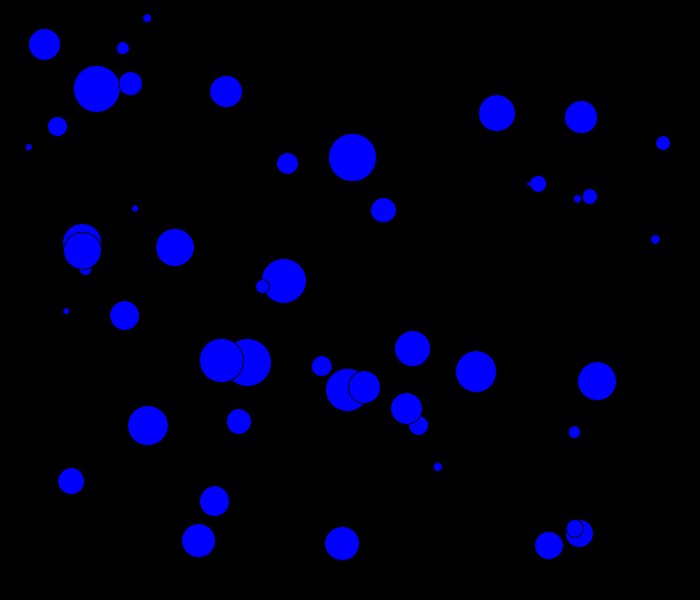
Frame 1 (no input)
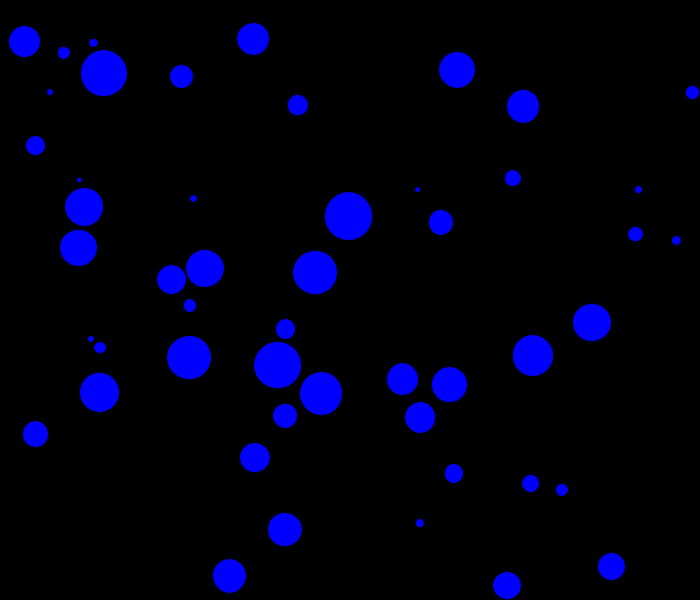
Frame 60 (the mouse pressed at the canvas centre just before this capture)
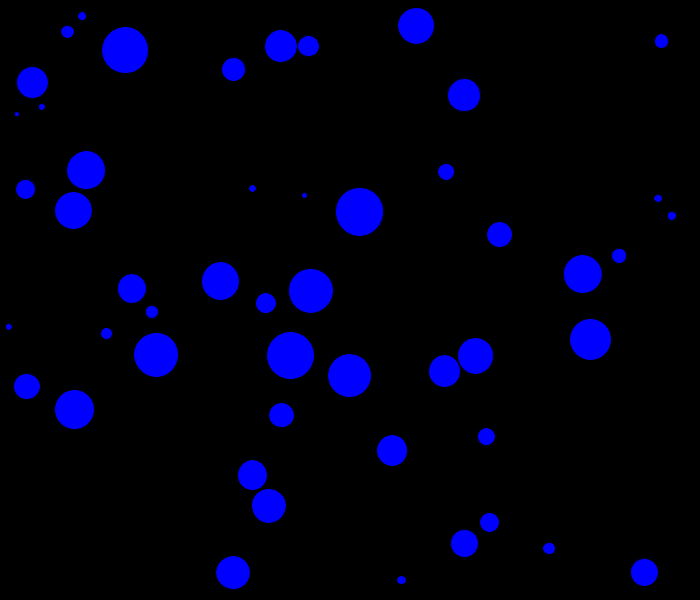
Frame 120 (the mouse held since frame 60 and released just before this capture)

The Processing sketch that drew these frames (run headless with seeded random() and noise(); from frame 60 on, the mouse is pressed at the canvas centre):

// Processing sketch: collision_ball_pde
// ── collision_ball_pde.pde
int count = 50;
PVector[] loc = new PVector[count];
PVector[] vel = new PVector[count];
PVector[] acc = new PVector[count];
float[] sz = new float[count];
float[] mass = new float[count];
int minDiam = 5;
int maxDiam = 50;

void setup() {
  size(700, 600);
  for (int i = 0; i < count; i++) {    
    sz[i] = random(minDiam, maxDiam);   
    loc[i] = new PVector(random(sz[i], width-sz[i]), random(sz[i], height-sz[i]));  //initialize values for location array
    vel[i] = PVector.random2D();       
    acc[i] = new PVector(0, 0);        
    mass[i] = map(sz[i], minDiam, maxDiam, .5, 2);
  }
}

void draw() {
  background(0);

  for (int i = 0; i < count; i++) {    
    
    vel[i].add(acc[i]);
    loc[i].add(vel[i]);

   
    for (int j = 0; j < count; j++) {
      if (i!=j) {
        if (loc[i].dist(loc[j]) < sz[i]/2 + sz[j]/2) { 
          print("TOUCH ");
          //          if (loc[i].x < loc[j].x) {    
          //            vel[i].x = -abs(vel[i].x);
          //            vel[j].x = abs(vel[j].x);
          //          } else {
          //            vel[i].x = abs(vel[i].x);
          //            vel[j].x = -abs(vel[j].x);
          //          }
          //          if (loc[i].y < loc[j].y) {    
          //            vel[i].y = -abs(vel[i].y);
          //            vel[j].y = abs(vel[j].y);
          //          } else {
          //            vel[i].y = abs(vel[i].y);
          //            vel[j].y = -abs(vel[j].y);
          //          }
          vel[i] = PVector.sub(loc[i], loc[j]);      
          vel[i].normalize();                        
          vel[i].div(mass[i]);                       
        }
      }
    }

    fill(0,0,255);
    ellipse(loc[i].x, loc[i].y, sz[i], sz[i]);

    
    if (loc[i].x + sz[i]/2 > width || loc[i].x - sz[i]/2 < 0) {
      vel[i].x *= -1;
    }
    if (loc[i].y + sz[i]/2 > height || loc[i].y - sz[i]/2 < 0) {
      vel[i].y *= -1;
    }
  }
}

void mouseReleased() {
  loc[0].set(mouseX, mouseY);
}
